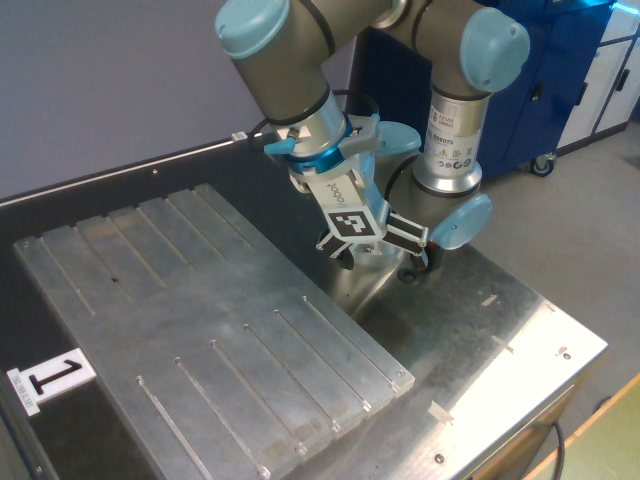
#> input picture media/lab_handeye.jpg, 640 x 480 px
$ python tune_hsv.py --image ../media/lab_handeye.jpg
#> lines starting #> are read from the running program, lines starting #| are printed output that depends on the picture; after the words box and inside, x2 and y2 are one past the last pixel; in counts of white or black regions, pixels touching at a corner belong together
### src/perception/segmentation.py
import cv2
import numpy as np

CUBE_HSV = {
    "h_ranges": ((0, 7), (173, 179)),
    "s_min": 120,
    "v_min": 60,
}
ZONE_HSV = {
    "h_ranges": ((141, 165),),
    "s_min": 120,
    "v_min": 60,
}

def color_mask(
    rgb: np.ndarray,
    h_ranges: tuple[tuple[int, int], ...],
    s_min: int,
    v_min: int,
) -> np.ndarray:
    """Return a boolean color mask from an RGB uint8 image."""
    if rgb.ndim != 3 or rgb.shape[2] != 3:
        raise ValueError("rgb must have shape (H, W, 3)")
    if rgb.dtype != np.uint8:
        raise ValueError("rgb must use uint8 values")

    hsv = cv2.cvtColor(rgb, cv2.COLOR_RGB2HSV)

    hue_mask = np.zeros(rgb.shape[:2], dtype=bool)
    for h_low, h_high in h_ranges:
        hue_mask |= (
            (hsv[:, :, 0] >= h_low)
            & (hsv[:, :, 0] <= h_high)
        )

    return (
        hue_mask
        & (hsv[:, :, 1] > s_min)
        & (hsv[:, :, 2] > v_min)
    )


def largest_component(
    mask: np.ndarray,
    min_pixels: int = 100,
) -> np.ndarray | None:
    """Return the largest cleaned component, or None if it is too small."""
    if mask.ndim != 2:
        raise ValueError("mask must have shape (H, W)")

    mask_u8 = mask.astype(np.uint8)
    kernel = np.ones((3, 3), dtype=np.uint8)
    cleaned = cv2.morphologyEx(mask_u8, cv2.MORPH_OPEN, kernel)

    n_labels, labels, stats, _ = cv2.connectedComponentsWithStats(cleaned)
    if n_labels <= 1:
        return None

    component_areas = stats[1:, cv2.CC_STAT_AREA]
    label = 1 + int(np.argmax(component_areas))

    if stats[label, cv2.CC_STAT_AREA] < min_pixels:
        return None

    return labels == label

### scripts/tune_hsv.py
"""Tune the cube colour thresholds on the lab camera, with sliders, and save them for scripts/run_real.py.

Only the camera is used; nothing here connects to the robot. Put the cube on the table under the lab's lighting. The
largest blob, which is the one the pipeline takes as the cube, has a green outline; other blobs that pass the
thresholds are tinted yellow. Move the cube around the workspace, and bring in the hand or ruler that will push it:
they must not become the largest blob, and should not touch the cube's blob.

    python scripts/tune_hsv.py
    python scripts/tune_hsv.py --image frame.png       # tune on a saved RGB image instead of the camera

Keys in the window: s saves to configs/real_cube_hsv.json (run_real.py loads it), q or Esc quits.
"""

import argparse
import sys
from pathlib import Path

import cv2
import numpy as np

sys.path.insert(0, str(Path(__file__).resolve().parents[1]))
from src.perception.segmentation import CUBE_HSV, color_mask, largest_component  # noqa: E402
from src.real import config  # noqa: E402

WINDOW = "cube HSV"
MIN_PIXELS = 100  # the pipeline's smallest cube blob (src/task/pick_place.py)
H_LOW_MAX, H_HIGH_MIN = 40, 140  # red wraps around hue 0, so there is one range at each end of the 0-179 scale


def read_sliders() -> dict:
    return {"h_ranges": ((0, cv2.getTrackbarPos("H low: 0 to", WINDOW)),
                         (cv2.getTrackbarPos("H high: from", WINDOW), 179)),
            "s_min": cv2.getTrackbarPos("S min", WINDOW),
            "v_min": cv2.getTrackbarPos("V min", WINDOW)}


def render(rgb: np.ndarray, hsv: dict) -> tuple[np.ndarray, str]:
    """The image with the thresholded blobs marked, and a one-line summary."""
    mask = color_mask(rgb, **hsv)
    n, _, stats, _ = cv2.connectedComponentsWithStats(mask.astype(np.uint8))
    blobs = sorted((int(a) for a in stats[1:n, cv2.CC_STAT_AREA] if a >= MIN_PIXELS), reverse=True)
    bgr = cv2.cvtColor(rgb, cv2.COLOR_RGB2BGR)
    bgr[mask] = (0.5 * bgr[mask] + 0.5 * np.array([0, 255, 255])).astype(np.uint8)
    largest = largest_component(mask, min_pixels=MIN_PIXELS)
    if largest is not None:
        contours, _ = cv2.findContours(largest.astype(np.uint8), cv2.RETR_EXTERNAL, cv2.CHAIN_APPROX_SIMPLE)
        cv2.drawContours(bgr, contours, -1, (0, 255, 0), 2)
    text = f"{len(blobs)} blobs, largest {blobs[0] if blobs else 0} px" + (f", next {blobs[1]} px" if len(blobs) > 1 else "")
    cv2.putText(bgr, text, (10, 28), cv2.FONT_HERSHEY_SIMPLEX, 0.65, (0, 0, 0), 4, cv2.LINE_AA)
    cv2.putText(bgr, text, (10, 28), cv2.FONT_HERSHEY_SIMPLEX, 0.65, (255, 255, 255), 1, cv2.LINE_AA)
    return bgr, text


def main():
    p = argparse.ArgumentParser(description=__doc__, formatter_class=argparse.RawDescriptionHelpFormatter)
    p.add_argument("--image", type=Path, default=None, help="a saved image instead of the camera")
    p.add_argument("--out", type=Path, default=config.CUBE_HSV_FILE)
    args = p.parse_args()

    start = config.load_cube_hsv(args.out) if args.out.exists() else CUBE_HSV
    (_, h_low), (h_high, _) = start["h_ranges"]
    cv2.namedWindow(WINDOW)
    cv2.createTrackbar("H low: 0 to", WINDOW, min(h_low, H_LOW_MAX), H_LOW_MAX, lambda _: None)
    cv2.createTrackbar("H high: from", WINDOW, h_high, 179, lambda _: None)
    cv2.setTrackbarMin("H high: from", WINDOW, H_HIGH_MIN)
    cv2.createTrackbar("S min", WINDOW, start["s_min"], 255, lambda _: None)
    cv2.createTrackbar("V min", WINDOW, start["v_min"], 255, lambda _: None)

    cam = None
    if args.image is not None:
        still = cv2.imread(str(args.image))
#> still is the input picture: shape (480, 640, 3); mean B, G, R 107.8, 107.9, 104.9
        if still is None:
            sys.exit(f"cannot read {args.image}")
        still = cv2.cvtColor(still, cv2.COLOR_BGR2RGB)
    else:
        from src.real.camera import D435i
        cam = D435i().__enter__()

    try:
        while True:
            rgb = still if cam is None else cam.capture().rgb
            hsv = read_sliders()
            bgr, _ = render(rgb, hsv)
#> in color_mask, `hsv = cv2.cvtColor(rgb, cv2.COLOR_RGB2HSV)`: hsv: shape (480, 640, 3); mean H, S, V 71.9, 38, 113.8
#> the loop in color_mask, `for h_low, h_high in h_ranges:` made 2 passes
#> pass 1, in color_mask, `hue_mask |= ( (hsv[:, :, 0] >= h_low) & (hsv[:, :, 0] <= h_high) )`:
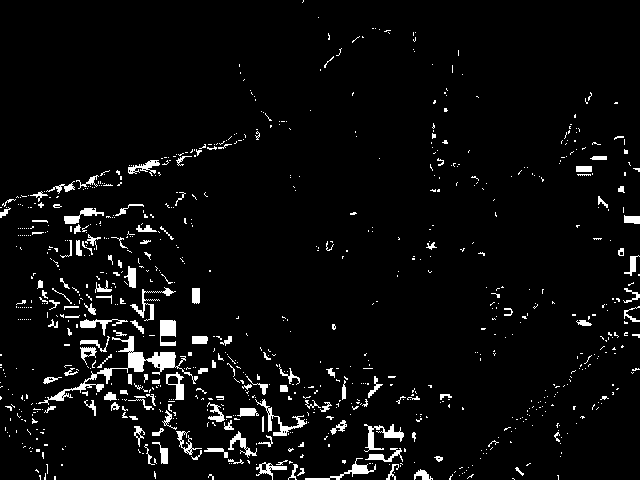
#> hue_mask: shape (480, 640) bool; 4.5% white; 857 white regions (720 under 20 px), largest, box (x1, y1, x2, y2) and area: (38, 336, 198, 405) 1364, (364, 424, 404, 452) 369, (255, 399, 307, 436) 367
#> pass 2, in color_mask, `hue_mask |= ( (hsv[:, :, 0] >= h_low) & (hsv[:, :, 0] <= h_high) )`:
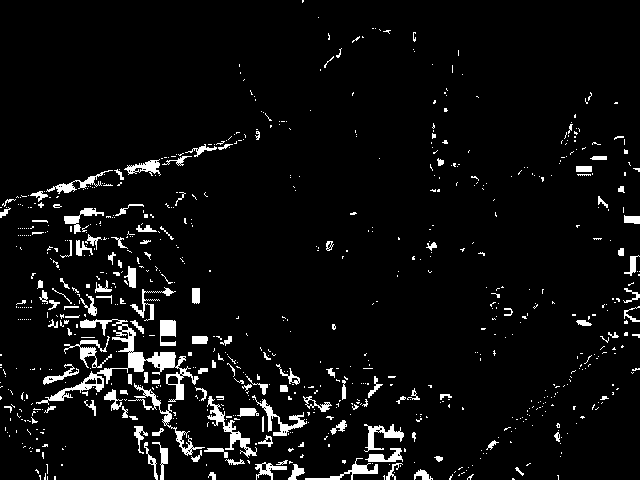
#> hue_mask: shape (480, 640) bool; 5.3% white; 776 white regions (647 under 20 px), largest, box (x1, y1, x2, y2) and area: (36, 319, 199, 405) 2181, (207, 396, 257, 458) 601, (128, 383, 205, 456) 580
#> in color_mask, `return ( hue_mask & (hsv[:, :, 1] > s_min) & (hsv[:, :, 2] > v_min) )`:
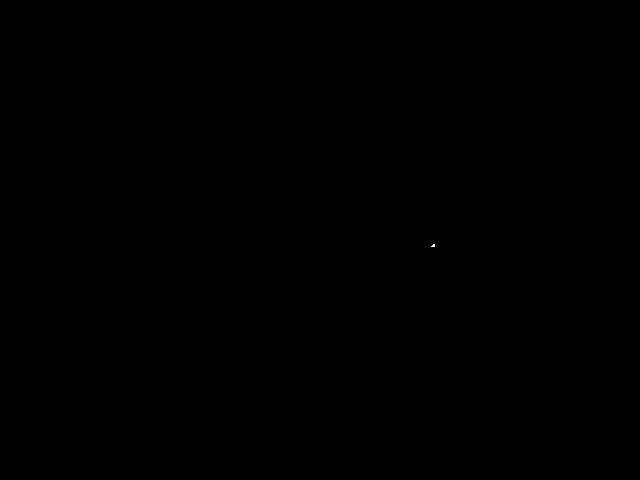
#> returned value: shape (480, 640) bool; 0% white in thin lines or dots, all inside (x1, y1, x2, y2) = (431, 244, 435, 247)
#> in render, `n, _, stats, _ = cv2.connectedComponentsWithStats(mask.astype(np.uint8))`: n = 2; stats = [[0, 0, 640, 480, 307191], [431, 244, 4, 3, 9]]
#> in render, `blobs = sorted((int(a) for a in stats[1:n, cv2.CC_STAT_AREA] if a >= M..`: blobs = []
#> in render, `bgr[mask] = (0.5 * bgr[mask] + 0.5 * np.array([0, 255, 255])).astype(n..`: bgr: shape (480, 640, 3); under 0.01% of pixels changed, all inside (x1, y1, x2, y2) = (431, 244, 435, 247)
#> in largest_component, `cleaned = cv2.morphologyEx(mask_u8, cv2.MORPH_OPEN, kernel)`: cleaned: shape (480, 640); every value is 0
#> in largest_component, `n_labels, labels, stats, _ = cv2.connectedComponentsWithStats(cleaned)`: labels: shape (480, 640) int32; every value is 0
#> in largest_component, `n_labels, labels, stats, _ = cv2.connectedComponentsWithStats(cleaned)`: n_labels = 1; stats = [[0, 0, 640, 480, 307200]]
#> in render, `text = f"{len(blobs)} blobs, largest {blobs[0] if blobs else 0} px" + ..`: text = '0 blobs, largest 0 px'
#> in render, `cv2.putText(bgr, text, (10, 28), cv2.FONT_HERSHEY_SIMPLEX, 0.65, (255,..`:
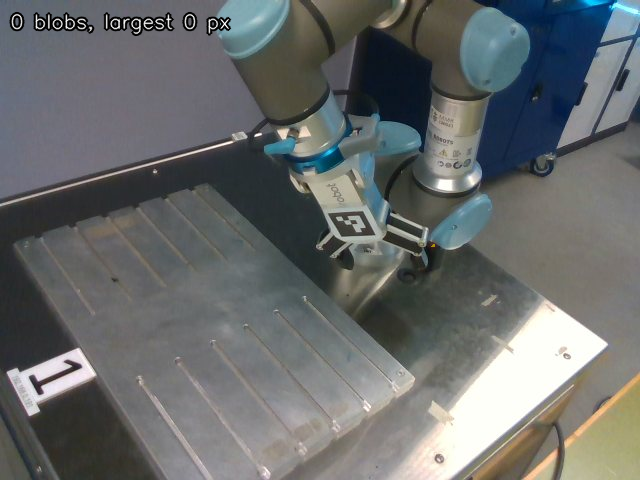
#> bgr: shape (480, 640, 3); mean B, G, R 107.4, 107.5, 104.5
            cv2.imshow(WINDOW, bgr)
            key = cv2.waitKey(30) & 0xFF
#> (key q is pressed here)
            if key == ord("s"):
                config.save_cube_hsv(hsv, args.out)
                print(f"saved to {args.out}: {hsv}")
            elif key in (ord("q"), 27):
                break
    finally:
        if cam is not None:
            cam.__exit__(None, None, None)
        cv2.destroyAllWindows()


if __name__ == "__main__":
    main()

$ run again, on media/sim_handeye.jpg
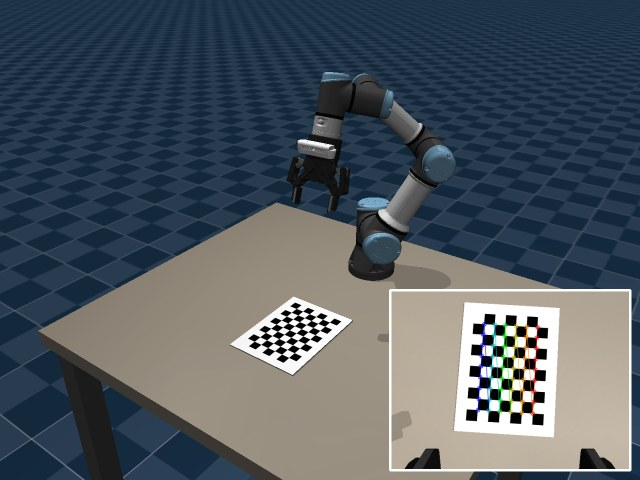
#> input picture media/sim_handeye.jpg, 640 x 480 px
#> in main, still is the input picture: shape (480, 640, 3); mean B, G, R 95.2, 88.2, 79.7
#> hsv: shape (480, 640, 3); mean H, S, V 72.6, 99.1, 102.9
#> the loop in color_mask, `for h_low, h_high in h_ranges:` made 2 passes
#> pass 2, in color_mask, `hue_mask |= ( (hsv[:, :, 0] >= h_low) & (hsv[:, :, 0] <= h_high) )`:
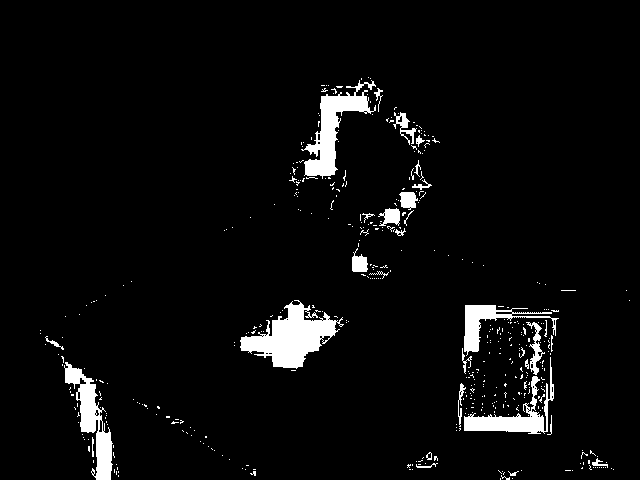
#> hue_mask: shape (480, 640) bool; 4.6% white; 451 white regions (420 under 20 px), largest, box (x1, y1, x2, y2) and area: (240, 300, 344, 369) 3291, (301, 80, 376, 179) 2336, (64, 362, 113, 480) 1980
#> in render, `n, _, stats, _ = cv2.connectedComponentsWithStats(mask.astype(np.uint8))`: n = 10; stats = [[0, 0, 640, 480, 307066], [535, 325, 5, 16, 29], [534, 345, 4, 8, 16], [533, 357, 5, 7, 15], [533, 367, 4, 7, 16], [532, 378, 5, 5, 16], [532, 389, 4, 5, 15], [530, 400, 6, 5, 17], [532, 407, 1, 2, 2], [531, 412, 4, 4, 8]]
#> blobs = []
#> cleaned: shape (480, 640); values 0 (black) and 1 (white), 0.01% white in thin lines or dots, all inside (x1, y1, x2, y2) = (532, 379, 536, 404)
#> labels: shape (480, 640) int32; 4 distinct labels, from 0 to 3
#> in largest_component, `n_labels, labels, stats, _ = cv2.connectedComponentsWithStats(cleaned)`: n_labels = 4; stats = [[0, 0, 640, 480, 307173], [533, 379, 3, 3, 9], [532, 390, 3, 3, 9], [532, 401, 3, 3, 9]]
#> component_areas = [9, 9, 9]
#> label = 1
#> text = '0 blobs, largest 0 px'
#> in render, `cv2.putText(bgr, text, (10, 28), cv2.FONT_HERSHEY_SIMPLEX, 0.65, (255,..`:
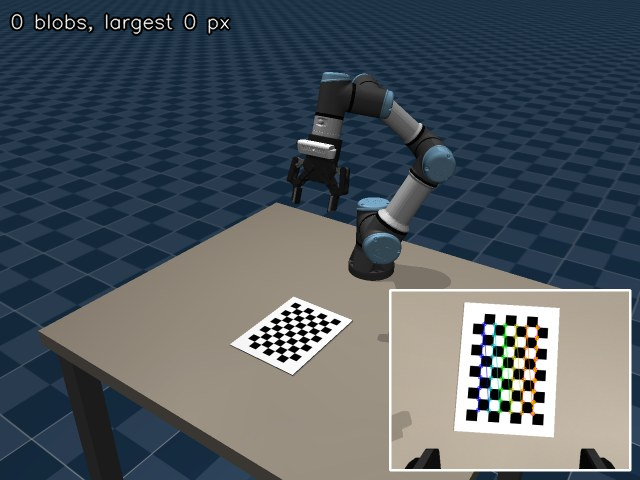
#> bgr: shape (480, 640, 3); mean B, G, R 95.1, 88.3, 79.9
